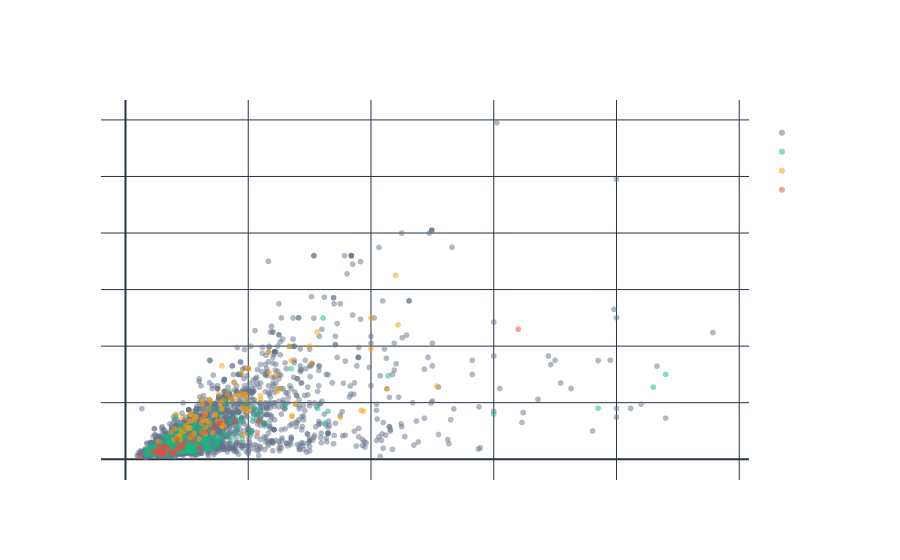

This figure's notebook cell:
### Markdown cell above
### B.2 — Rendimiento vs Superficie por Estado Visual

### Code cell
# B.2. Scatter m2 vs precio coloreado por estado IA
# ── Para app.py: copia esta función ──────────────────────────────────────────
def make_surface_scatter(df, sample_n=3000):
    df_s = df.sample(min(sample_n, len(df)), random_state=42)
    fig = px.scatter(
        df_s, x='m2', y='precio_limpio', opacity=0.5,
        color='estado_conservacion',
        color_discrete_map=COLOR_MAP_ESTADO,
        title="Rendimiento-Superficie vs Estado Físico (CNN)",
        template="plotly_dark",
        labels={'m2': 'Superficie (m²)', 'precio_limpio': 'Precio (€)', 'estado_conservacion': 'Estado IA'},
        hover_data=['barrio_limpio', 'precio_m2'],
    )
    fig.update_layout(**PLOTLY_DARK_LAYOUT)
    fig.update_xaxes(title="Superficie (m²)")
    fig.update_yaxes(title="Precio (€)", tickformat=",.0f")
    return fig

fig_b2 = make_surface_scatter(df)
fig_b2.show()

### Figure 1 — Plotly figure (JSON) as saved in the notebook; plotly's stock layout.template omitted (floating-point values rounded to 4 significant figures; data arrays with more than 128 entries replaced by an {"elided": "..."} marker saying what was removed)
{"data": [{"customdata": {"elided": "2528x2 mixed values"}, "hovertemplate": "Estado IA=No etiquetado<br>Superficie (m²)=%{x}<br>Precio (€)=%{y}<br>barrio_limpio=%{customdata[0]}<br>precio_m2=%{customdata[1]}<extra></extra>", "legendgroup": "No etiquetado", "marker": {"color": "#64748b", "opacity": 0.5, "symbol": "circle"}, "mode": "markers", "name": "No etiquetado", "showlegend": true, "type": "scattergl", "x": {"elided": "2528 float values"}, "xaxis": "x", "y": {"elided": "2528 float values"}, "yaxis": "y"}, {"customdata": {"elided": "327x2 mixed values"}, "hovertemplate": "Estado IA=Buen estado<br>Superficie (m²)=%{x}<br>Precio (€)=%{y}<br>barrio_limpio=%{customdata[0]}<br>precio_m2=%{customdata[1]}<extra></extra>", "legendgroup": "Buen estado", "marker": {"color": "#10b981", "opacity": 0.5, "symbol": "circle"}, "mode": "markers", "name": "Buen estado", "showlegend": true, "type": "scattergl", "x": {"elided": "327 float values"}, "xaxis": "x", "y": {"elided": "327 float values"}, "yaxis": "y"}, {"customdata": {"elided": "98x2 mixed values"}, "hovertemplate": "Estado IA=Lujo<br>Superficie (m²)=%{x}<br>Precio (€)=%{y}<br>barrio_limpio=%{customdata[0]}<br>precio_m2=%{customdata[1]}<extra></extra>", "legendgroup": "Lujo", "marker": {"color": "#f59e0b", "opacity": 0.5, "symbol": "circle"}, "mode": "markers", "name": "Lujo", "showlegend": true, "type": "scattergl", "x": [189.0, 250.0, 95.0, 147.0, 175.0, 350.0, 157.0, 112.0, 177.0, 98.0, 130.0, 160.0, 90.0, 103.0, 200.0, 130.0, 108.0, 89.0, 53.0, 137.0, 129.0, 157.0, 90.0, 185.0, 137.0, 106.0, 440.0, 120.0, 113.0, 106.0, 88.0, 220.0, 80.0, 444.0, 157.0, 115.0, 234.0, 248.0, 150.0, 103.0, 157.0, 139.0, 507.0, 161.0, 303.0, 113.0, 426.0, 130.0, 193.0, 166.0, 400.0, 312.0, 142.0, 200.0, 107.0, 220.0, 171.0, 82.0, 388.0, 146.0, 277.0, 155.0, 125.0, 270.0, 74.0, 125.0, 197.0, 101.0, 400.0, 182.0, 125.0, 152.0, 190.0, 245.0, 79.0, 195.0, 271.0, 157.0, 199.0, 384.0, 124.0, 85.0, 196.0, 106.0, 233.0, 191.0, 272.0, 300.0, 193.0, 134.0, 200.0, 130.0, 267.0, 157.0, 105.0, 93.0, 125.0, 135.0], "xaxis": "x", "y": [3059000.0, 2500000.0, 975000.0, 1549000.0, 2100000.0, 1475000.0, 3300000.0, 919000.0, 2700000.0, 1179000.0, 1590000.0, 2090000.0, 1050000.0, 1345000.0, 3200000.0, 1380000.0, 825000.0, 695000.0, 625000.0, 2100000.0, 1590000.0, 1190000.0, 900000.0, 2250000.0, 1245000.0, 1590000.0, 6500000.0, 714000.0, 1500000.0, 785500.0, 815000.0, 2250000.0, 1070000.0, 4750000.0, 1340000.0, 1489000.0, 3059000.0, 2400000.0, 1340000.0, 1095000.0, 1190000.0, 2050000.0, 2590000.0, 1170000.0, 3400000.0, 1390000.0, 2490000.0, 899000.0, 2290000.0, 2300000.0, 3900000.0, 4500000.0, 935000.0, 3200000.0, 1350000.0, 2100000.0, 2150000.0, 1590000.0, 1697000.0, 1598000.0, 1977000.0, 2009000.0, 950000.0, 3490000.0, 950000.0, 1400000.0, 2099000.0, 1090000.0, 4990000.0, 2275000.0, 1950000.0, 2300000.0, 2300000.0, 2980000.0, 695000.0, 1790000.0, 1500000.0, 1770000.0, 1680000.0, 1727000.0, 1279000.0, 800000.0, 2300000.0, 1590000.0, 3790000.0, 1800000.0, 1545000.0, 4000000.0, 850000.0, 1350000.0, 1800000.0, 1119000.0, 3990000.0, 1790000.0, 1120000.0, 1490000.0, 2100000.0, 1800000.0], "yaxis": "y"}, {"customdata": [["Vinateros", 5054.0], ["Universidad-Malasaña", 8333.0], ["Gaztambide", 8009.0], ["Almagro", 7188.0], ["Justicia-Chueca", 8722.0], ["Marroquina", 4810.0], ["Palacio", 6256.0], ["Goya", 7746.0], ["Arcos", 3458.0], ["Pueblo Nuevo", 4121.0], ["San Diego", 3750.0], ["Vallehermoso", 6221.0], ["Buenavista", 3333.0], ["Universidad-Malasaña", 4694.0], ["San Isidro", 5851.0], ["Universidad-Malasaña", 8370.0], ["Quintana", 5818.0], ["El Viso", 4419.0], ["Opañel", 4377.0], ["Opañel", 4423.0], ["Puerta Del Ángel", 4153.0], ["Ventas", 4831.0], ["Argüelles", 12000.0], ["Las Margaritas-Universidad", 3000.0], ["Fuente Del Berro", 6372.0], ["Estrella", 6706.0], ["Castilla", 7619.0], ["Prosperidad", 6735.0], ["Pradolongo", 2911.0], ["Embajadores-Lavapiés", 7241.0], ["Acacias", 6348.0], ["Almagro", 7440.0], ["Palos De Moguer", 5679.0], ["Valverde", 3810.0], ["Palomeras Sureste", 3070.0], ["Rejas", 3750.0], ["Buenavista", 3333.0], ["Pacífico", 6531.0], ["Berruguete", 4521.0], ["Buenavista", 3338.0], ["Vista Alegre", 2835.0], ["San Andrés", 3176.0], ["Argüelles", 7725.0], ["Argüelles", 8512.0], ["Río Rosas", 8017.0], ["San Diego", 4375.0], ["Pacífico", 6232.0]], "hovertemplate": "Estado IA=A reformar<br>Superficie (m²)=%{x}<br>Precio (€)=%{y}<br>barrio_limpio=%{customdata[0]}<br>precio_m2=%{customdata[1]}<extra></extra>", "legendgroup": "A reformar", "marker": {"color": "#ef4444", "opacity": 0.5, "symbol": "circle"}, "mode": "markers", "name": "A reformar", "showlegend": true, "type": "scattergl", "x": [92.0, 150.0, 106.0, 640.0, 54.0, 58.0, 43.0, 142.0, 120.0, 58.0, 52.0, 217.0, 63.0, 85.0, 94.0, 154.0, 55.0, 215.0, 53.0, 52.0, 72.0, 59.0, 128.0, 63.0, 113.0, 85.0, 63.0, 98.0, 79.0, 133.0, 66.0, 125.0, 109.0, 63.0, 61.0, 88.0, 120.0, 49.0, 94.0, 80.0, 79.0, 74.0, 178.0, 84.0, 58.0, 24.0, 69.0], "xaxis": "x", "y": [465000.0, 1250000.0, 849000.0, 4600000.0, 471000.0, 279000.0, 269000.0, 1100000.0, 415000.0, 239000.0, 195000.0, 1350000.0, 210000.0, 399000.0, 550000.0, 1289000.0, 320000.0, 950000.0, 232000.0, 230000.0, 299000.0, 285000.0, 1536000.0, 189000.0, 720000.0, 570000.0, 480000.0, 660000.0, 230000.0, 963000.0, 419000.0, 930000.0, 619000.0, 240000.0, 187300.0, 330000.0, 400000.0, 320000.0, 425000.0, 267000.0, 224000.0, 235000.0, 1375000.0, 715000.0, 465000.0, 105000.0, 430000.0], "yaxis": "y"}], "layout": {"font": {"color": "white", "family": "Inter, sans-serif"}, "legend": {"font": {"color": "white"}, "title": {"text": "Estado IA"}, "tracegroupgap": 0}, "paper_bgcolor": "rgba(0,0,0,0)", "plot_bgcolor": "rgba(0,0,0,0)", "title": {"font": {"color": "white", "size": 15}, "text": "Rendimiento-Superficie vs Estado Físico (CNN)"}, "xaxis": {"anchor": "y", "domain": [0.0, 1.0], "title": {"text": "Superficie (m²)"}}, "yaxis": {"anchor": "x", "domain": [0.0, 1.0], "tickformat": ",.0f", "title": {"text": "Precio (€)"}}}}
